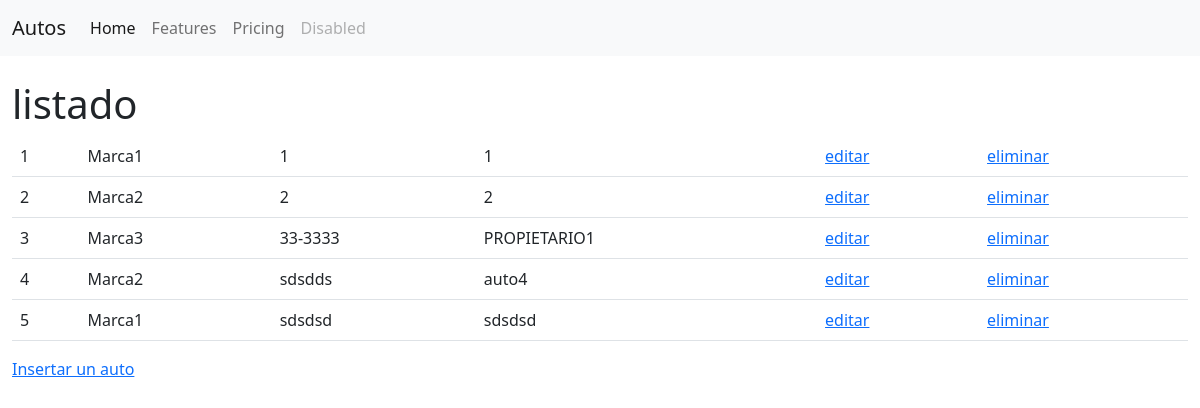
/auto/, run on an earlier commit of the app's database.
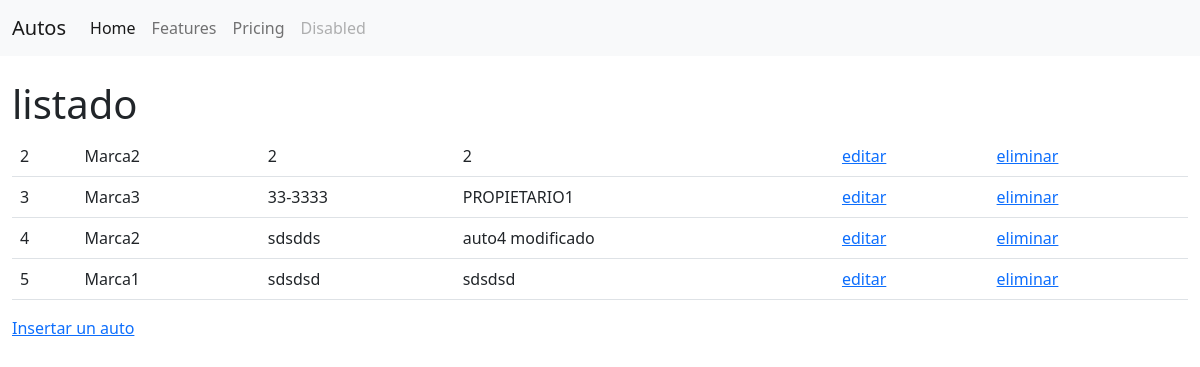
And on a later commit of the database.
### st_app/models.py (models this page shows)
class Auto(models.Model):
    patente=models.CharField(max_length=7)
    propietario=models.CharField(max_length=200)
    id_marca = models.ForeignKey(Marca, on_delete=models.CASCADE) # muchos es a uno.

class Marca(models.Model):
    nombre=models.CharField(max_length=200)

### st_app/views.py (the view, shortened to what this page needs)
# urls.py: path('auto/',st_app.views.Listado.as_view()),
class Listado(View):
    def get(self,request):
        contexto = {
            'autos':list(Auto.objects.all())
            ,'titulo_pagina':'Listado Autos'
        } # listar todos los autos para mostrarlo en la vista
        return render(request, 'listado.html', contexto)
        pass

### templates/listado.html
{%  extends "pagina_maestra.html" %}
{% block contenido %}
<h1>listado</h1>
<table class="table">
    {% for auto in autos %}
    <tr>
    <td>{{ auto.id }}</td>
    <td>{{ auto.id_marca.nombre }}</td>
    <td>{{ auto.patente}}</td>
    <td>{{ auto.propietario}}</td>
    <td><a href="/auto/modificar/{{ auto.id}}">editar</a></td>
    <td><a href="/auto/eliminar/{{ auto.id}}">eliminar</a></td>
    </tr>
    {% endfor %}
</table>
<a href="/auto/insertar">Insertar un auto</a>
{% endblock %}

### templates/pagina_maestra.html (shortened to what this page needs)
<!doctype html>
<html lang="en">
  <head>
    <link href="https://cdn.jsdelivr.net/npm/bootstrap@5.1.0/dist/css/bootstrap.min.css" rel="stylesheet">
  </head>
  <body>
<nav class="navbar navbar-expand-lg navbar-light bg-light">
  <div class="container-fluid">
    <a class="navbar-brand" href="#">Autos</a>
    <div class="collapse navbar-collapse" id="navbarNav">
      <ul class="navbar-nav">
        <li class="nav-item">
          <a class="nav-link active" aria-current="page" href="#">Home</a>
        </li>
        <li class="nav-item">
          <a class="nav-link" href="#">Features</a>
        </li>
        <li class="nav-item">
          <a class="nav-link" href="#">Pricing</a>
        </li>
        <li class="nav-item">
          <a class="nav-link disabled" href="#" tabindex="-1" aria-disabled="true">Disabled</a>
        </li>
      </ul>
    </div>
  </div>
</nav>
    <br>
    <div class="container-fluid">
        <div class="row">
            <div class="col">
    {% block contenido %}
    {% endblock %}
            </div>
        </div>
    </div>
  </body>
</html>

What changed in the data, as far as the page shows it:
removed Auto: id "1", id_marca.nombre "Marca1", patente "1", propietario "1"
changed Auto "sdsdds": propietario "auto4" → "auto4 modificado"
